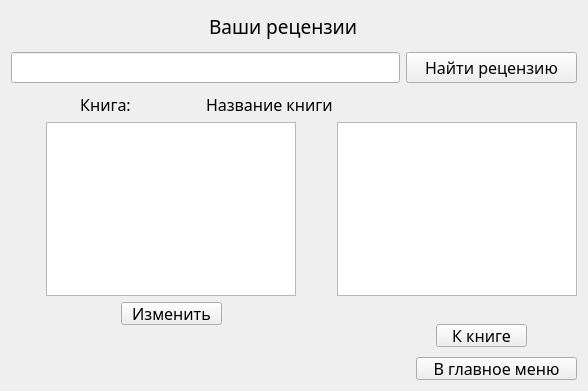
<?xml version="1.0" encoding="UTF-8"?>
<ui version="4.0">
 <class>My_Reviews</class>
 <widget class="QWidget" name="My_Reviews">
  <property name="geometry">
   <rect>
    <x>0</x>
    <y>0</y>
    <width>588</width>
    <height>391</height>
   </rect>
  </property>
  <property name="minimumSize">
   <size>
    <width>588</width>
    <height>391</height>
   </size>
  </property>
  <property name="windowTitle">
   <string>Form</string>
  </property>
  <layout class="QGridLayout" name="gridLayout">
   <item row="0" column="0">
    <layout class="QVBoxLayout" name="verticalLayout_5">
     <item>
      <layout class="QVBoxLayout" name="verticalLayout_4">
       <item>
        <layout class="QHBoxLayout" name="horizontalLayout_7">
         <item>
          <spacer name="horizontalSpacer_8">
           <property name="orientation">
            <enum>Qt::Horizontal</enum>
           </property>
           <property name="sizeHint" stdset="0">
            <size>
             <width>40</width>
             <height>20</height>
            </size>
           </property>
          </spacer>
         </item>
         <item>
          <widget class="QLabel" name="label_2">
           <property name="minimumSize">
            <size>
             <width>171</width>
             <height>31</height>
            </size>
           </property>
           <property name="maximumSize">
            <size>
             <width>171</width>
             <height>31</height>
            </size>
           </property>
           <property name="font">
            <font>
             <family>Segoe Script</family>
             <pointsize>14</pointsize>
            </font>
           </property>
           <property name="text">
            <string>Ваши рецензии</string>
           </property>
          </widget>
         </item>
         <item>
          <spacer name="horizontalSpacer_9">
           <property name="orientation">
            <enum>Qt::Horizontal</enum>
           </property>
           <property name="sizeHint" stdset="0">
            <size>
             <width>40</width>
             <height>20</height>
            </size>
           </property>
          </spacer>
         </item>
        </layout>
       </item>
       <item>
        <spacer name="verticalSpacer_10">
         <property name="orientation">
          <enum>Qt::Vertical</enum>
         </property>
         <property name="sizeHint" stdset="0">
          <size>
           <width>20</width>
           <height>40</height>
          </size>
         </property>
        </spacer>
       </item>
       <item>
        <layout class="QHBoxLayout" name="horizontalLayout_2">
         <item>
          <widget class="QLineEdit" name="lineReview">
           <property name="font">
            <font>
             <family>Segoe Script</family>
             <pointsize>12</pointsize>
            </font>
           </property>
          </widget>
         </item>
         <item>
          <widget class="QPushButton" name="findReview">
           <property name="minimumSize">
            <size>
             <width>171</width>
             <height>31</height>
            </size>
           </property>
           <property name="maximumSize">
            <size>
             <width>171</width>
             <height>31</height>
            </size>
           </property>
           <property name="font">
            <font>
             <family>Segoe Script</family>
             <pointsize>12</pointsize>
            </font>
           </property>
           <property name="text">
            <string>Найти рецензию</string>
           </property>
          </widget>
         </item>
        </layout>
       </item>
       <item>
        <spacer name="verticalSpacer_6">
         <property name="orientation">
          <enum>Qt::Vertical</enum>
         </property>
         <property name="sizeHint" stdset="0">
          <size>
           <width>20</width>
           <height>40</height>
          </size>
         </property>
        </spacer>
       </item>
       <item>
        <layout class="QHBoxLayout" name="horizontalLayout">
         <item>
          <widget class="QLabel" name="label">
           <property name="font">
            <font>
             <family>Segoe Script</family>
             <pointsize>12</pointsize>
            </font>
           </property>
           <property name="text">
            <string>Книга:</string>
           </property>
           <property name="alignment">
            <set>Qt::AlignCenter</set>
           </property>
          </widget>
         </item>
         <item>
          <widget class="QLabel" name="book_name">
           <property name="minimumSize">
            <size>
             <width>371</width>
             <height>20</height>
            </size>
           </property>
           <property name="font">
            <font>
             <family>Segoe Script</family>
             <pointsize>12</pointsize>
            </font>
           </property>
           <property name="text">
            <string>Название книги</string>
           </property>
          </widget>
         </item>
        </layout>
       </item>
       <item>
        <layout class="QHBoxLayout" name="horizontalLayout_3">
         <item>
          <layout class="QVBoxLayout" name="verticalLayout_2">
           <item>
            <layout class="QHBoxLayout" name="horizontalLayout_5">
             <item>
              <spacer name="horizontalSpacer_3">
               <property name="orientation">
                <enum>Qt::Horizontal</enum>
               </property>
               <property name="sizeHint" stdset="0">
                <size>
                 <width>40</width>
                 <height>20</height>
                </size>
               </property>
              </spacer>
             </item>
             <item>
              <widget class="QTextBrowser" name="textReview"/>
             </item>
             <item>
              <spacer name="horizontalSpacer_4">
               <property name="orientation">
                <enum>Qt::Horizontal</enum>
               </property>
               <property name="sizeHint" stdset="0">
                <size>
                 <width>40</width>
                 <height>20</height>
                </size>
               </property>
              </spacer>
             </item>
            </layout>
           </item>
           <item>
            <layout class="QHBoxLayout" name="horizontalLayout_4">
             <item>
              <spacer name="horizontalSpacer">
               <property name="orientation">
                <enum>Qt::Horizontal</enum>
               </property>
               <property name="sizeHint" stdset="0">
                <size>
                 <width>40</width>
                 <height>20</height>
                </size>
               </property>
              </spacer>
             </item>
             <item>
              <layout class="QVBoxLayout" name="verticalLayout">
               <item>
                <widget class="QPushButton" name="Chenge_Review">
                 <property name="minimumSize">
                  <size>
                   <width>101</width>
                   <height>23</height>
                  </size>
                 </property>
                 <property name="maximumSize">
                  <size>
                   <width>101</width>
                   <height>23</height>
                  </size>
                 </property>
                 <property name="font">
                  <font>
                   <family>Segoe Script</family>
                   <pointsize>12</pointsize>
                  </font>
                 </property>
                 <property name="text">
                  <string>Изменить</string>
                 </property>
                </widget>
               </item>
               <item>
                <spacer name="verticalSpacer">
                 <property name="orientation">
                  <enum>Qt::Vertical</enum>
                 </property>
                 <property name="sizeHint" stdset="0">
                  <size>
                   <width>20</width>
                   <height>40</height>
                  </size>
                 </property>
                </spacer>
               </item>
              </layout>
             </item>
             <item>
              <spacer name="horizontalSpacer_2">
               <property name="orientation">
                <enum>Qt::Horizontal</enum>
               </property>
               <property name="sizeHint" stdset="0">
                <size>
                 <width>40</width>
                 <height>20</height>
                </size>
               </property>
              </spacer>
             </item>
            </layout>
           </item>
          </layout>
         </item>
         <item>
          <layout class="QVBoxLayout" name="verticalLayout_3">
           <item>
            <widget class="QTableView" name="tableView"/>
           </item>
           <item>
            <spacer name="verticalSpacer_3">
             <property name="orientation">
              <enum>Qt::Vertical</enum>
             </property>
             <property name="sizeHint" stdset="0">
              <size>
               <width>20</width>
               <height>40</height>
              </size>
             </property>
            </spacer>
           </item>
           <item>
            <layout class="QHBoxLayout" name="horizontalLayout_6">
             <item>
              <spacer name="horizontalSpacer_5">
               <property name="orientation">
                <enum>Qt::Horizontal</enum>
               </property>
               <property name="sizeHint" stdset="0">
                <size>
                 <width>40</width>
                 <height>20</height>
                </size>
               </property>
              </spacer>
             </item>
             <item>
              <spacer name="horizontalSpacer_6">
               <property name="orientation">
                <enum>Qt::Horizontal</enum>
               </property>
               <property name="sizeHint" stdset="0">
                <size>
                 <width>40</width>
                 <height>20</height>
                </size>
               </property>
              </spacer>
             </item>
             <item>
              <widget class="QPushButton" name="Book">
               <property name="minimumSize">
                <size>
                 <width>91</width>
                 <height>23</height>
                </size>
               </property>
               <property name="maximumSize">
                <size>
                 <width>91</width>
                 <height>23</height>
                </size>
               </property>
               <property name="font">
                <font>
                 <family>Segoe Script</family>
                 <pointsize>12</pointsize>
                </font>
               </property>
               <property name="text">
                <string>К книге</string>
               </property>
              </widget>
             </item>
             <item>
              <spacer name="horizontalSpacer_7">
               <property name="orientation">
                <enum>Qt::Horizontal</enum>
               </property>
               <property name="sizeHint" stdset="0">
                <size>
                 <width>40</width>
                 <height>20</height>
                </size>
               </property>
              </spacer>
             </item>
            </layout>
           </item>
          </layout>
         </item>
        </layout>
       </item>
       <item>
        <spacer name="verticalSpacer_11">
         <property name="orientation">
          <enum>Qt::Vertical</enum>
         </property>
         <property name="sizeHint" stdset="0">
          <size>
           <width>20</width>
           <height>40</height>
          </size>
         </property>
        </spacer>
       </item>
      </layout>
     </item>
     <item>
      <layout class="QHBoxLayout" name="horizontalLayout_8">
       <item>
        <spacer name="horizontalSpacer_10">
         <property name="orientation">
          <enum>Qt::Horizontal</enum>
         </property>
         <property name="sizeHint" stdset="0">
          <size>
           <width>40</width>
           <height>20</height>
          </size>
         </property>
        </spacer>
       </item>
       <item>
        <widget class="QPushButton" name="back_main_menu">
         <property name="minimumSize">
          <size>
           <width>161</width>
           <height>23</height>
          </size>
         </property>
         <property name="font">
          <font>
           <family>Segoe Script</family>
           <pointsize>12</pointsize>
          </font>
         </property>
         <property name="text">
          <string>В главное меню</string>
         </property>
        </widget>
       </item>
      </layout>
     </item>
    </layout>
   </item>
  </layout>
 </widget>
 <resources/>
 <connections/>
</ui>
